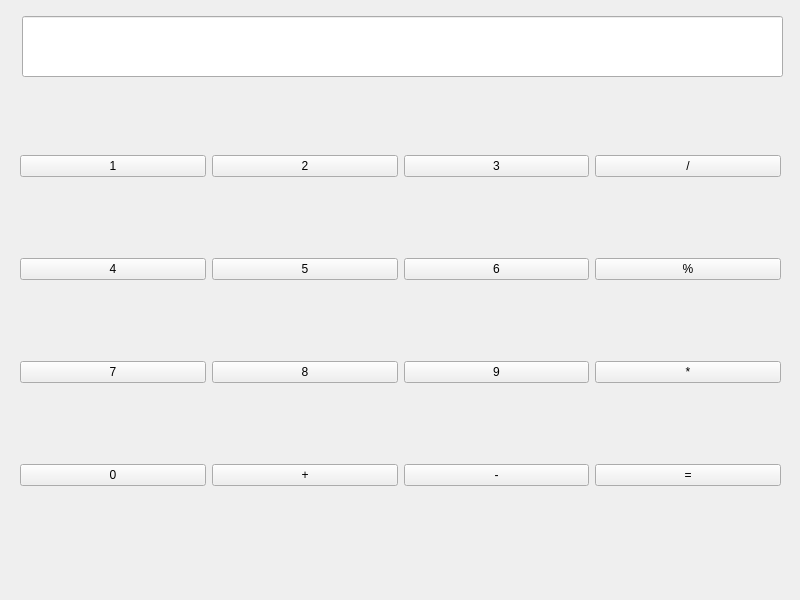
<?xml version="1.0" encoding="UTF-8"?>
<ui version="4.0">
 <class>MainWindow</class>
 <widget class="QMainWindow" name="MainWindow">
  <property name="geometry">
   <rect>
    <x>0</x>
    <y>0</y>
    <width>800</width>
    <height>600</height>
   </rect>
  </property>
  <property name="windowTitle">
   <string>MainWindow</string>
  </property>
  <widget class="QWidget" name="centralwidget">
   <widget class="QLineEdit" name="lineEdit">
    <property name="geometry">
     <rect>
      <x>22</x>
      <y>16</y>
      <width>761</width>
      <height>61</height>
     </rect>
    </property>
   </widget>
   <widget class="QWidget" name="">
    <property name="geometry">
     <rect>
      <x>20</x>
      <y>80</y>
      <width>761</width>
      <height>481</height>
     </rect>
    </property>
    <layout class="QGridLayout" name="gridLayout">
     <item row="0" column="0">
      <widget class="QPushButton" name="pushButton">
       <property name="maximumSize">
        <size>
         <width>16777215</width>
         <height>27</height>
        </size>
       </property>
       <property name="text">
        <string>1</string>
       </property>
      </widget>
     </item>
     <item row="0" column="1">
      <widget class="QPushButton" name="pushButton_2">
       <property name="text">
        <string>2</string>
       </property>
      </widget>
     </item>
     <item row="0" column="2">
      <widget class="QPushButton" name="pushButton_3">
       <property name="text">
        <string>3</string>
       </property>
      </widget>
     </item>
     <item row="0" column="3">
      <widget class="QPushButton" name="pushButton_13">
       <property name="text">
        <string>/</string>
       </property>
      </widget>
     </item>
     <item row="1" column="0">
      <widget class="QPushButton" name="pushButton_15">
       <property name="text">
        <string>4</string>
       </property>
      </widget>
     </item>
     <item row="1" column="1">
      <widget class="QPushButton" name="pushButton_6">
       <property name="text">
        <string>5</string>
       </property>
      </widget>
     </item>
     <item row="1" column="2">
      <widget class="QPushButton" name="pushButton_14">
       <property name="text">
        <string>6</string>
       </property>
      </widget>
     </item>
     <item row="1" column="3">
      <widget class="QPushButton" name="pushButton_12">
       <property name="text">
        <string>%</string>
       </property>
      </widget>
     </item>
     <item row="2" column="0">
      <widget class="QPushButton" name="pushButton_7">
       <property name="text">
        <string>7</string>
       </property>
      </widget>
     </item>
     <item row="2" column="1">
      <widget class="QPushButton" name="pushButton_5">
       <property name="text">
        <string>8</string>
       </property>
      </widget>
     </item>
     <item row="2" column="2">
      <widget class="QPushButton" name="pushButton_4">
       <property name="text">
        <string>9</string>
       </property>
      </widget>
     </item>
     <item row="2" column="3">
      <widget class="QPushButton" name="pushButton_11">
       <property name="text">
        <string>*</string>
       </property>
      </widget>
     </item>
     <item row="3" column="0">
      <widget class="QPushButton" name="pushButton_16">
       <property name="text">
        <string>0</string>
       </property>
      </widget>
     </item>
     <item row="3" column="1">
      <widget class="QPushButton" name="pushButton_8">
       <property name="text">
        <string>+</string>
       </property>
      </widget>
     </item>
     <item row="3" column="2">
      <widget class="QPushButton" name="pushButton_9">
       <property name="text">
        <string>-</string>
       </property>
      </widget>
     </item>
     <item row="3" column="3">
      <widget class="QPushButton" name="pushButton_10">
       <property name="text">
        <string>=</string>
       </property>
      </widget>
     </item>
    </layout>
   </widget>
  </widget>
 </widget>
 <resources/>
 <connections/>
</ui>
